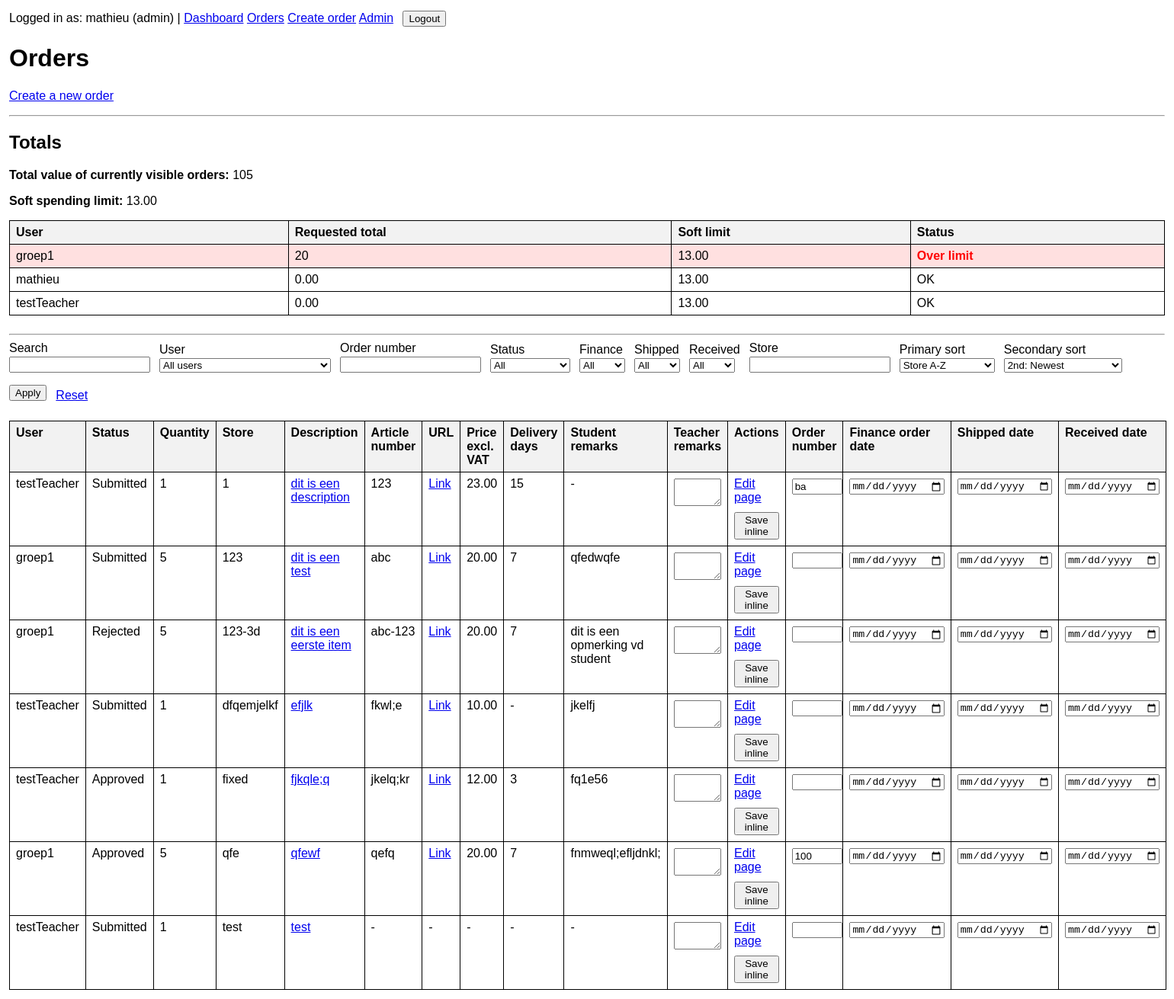
The app's page /orders/ (signed in), older data.
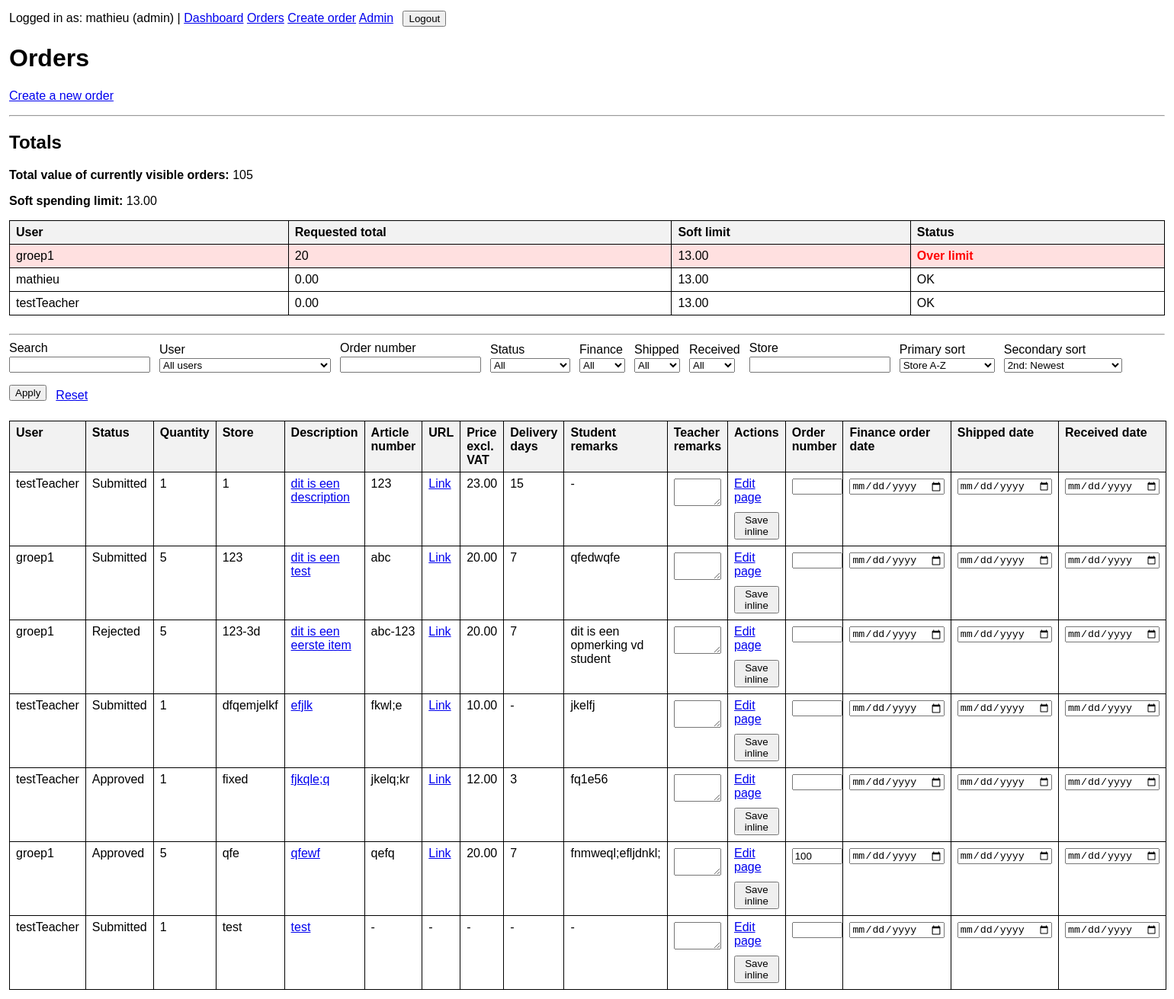
The same page, newer data.
### orders/models.py (models this page shows, shortened)
class Order(models.Model):
    ORDER_TYPE_STUDENT = "student_order"
    ORDER_TYPE_TEACHER = "teacher_order"
    ORDER_TYPE_CHOICES = [
        (ORDER_TYPE_STUDENT, "Student order"),
        (ORDER_TYPE_TEACHER, "Teacher order"),
    ]
    STATUS_DRAFT = "draft"
    STATUS_SUBMITTED = "submitted"
    STATUS_APPROVED = "approved"
    STATUS_REJECTED = "rejected"
    STATUS_REWORK = "rework"
    STATUS_CHOICES = [
        (STATUS_DRAFT, "Draft"),
        (STATUS_SUBMITTED, "Submitted"),
        (STATUS_APPROVED, "Approved"),
        (STATUS_REJECTED, "Rejected"),
        (STATUS_REWORK, "Needs rework"),
    ]
    user = models.ForeignKey(
        settings.AUTH_USER_MODEL,
        on_delete=models.CASCADE,
        related_name="orders",
    )
    order_type = models.CharField(max_length=20, choices=ORDER_TYPE_CHOICES)
    store = models.CharField(max_length=255)
    article_number = models.CharField(max_length=100, blank=True)
    ordernumber = models.CharField(
        max_length=100,
        blank=True,
        db_index=True,
        help_text="ERP order number",
    )
    quantity = models.PositiveIntegerField(default=1)
    status = models.CharField(max_length=20, choices=STATUS_CHOICES, default=STATUS_DRAFT)
    decision_reason = models.TextField(blank=True)
    created_at = models.DateTimeField(auto_now_add=True)
    short_description = models.CharField(max_length=255)
    url = models.URLField(blank=True)
    total_price_excl_vat = models.DecimalField(max_digits=10, decimal_places=2, null=True, blank=True)
    delivery_time_days = models.PositiveIntegerField(null=True, blank=True)
    purchase_request_number = models.CharField(max_length=100, blank=True)
    finance_order_date = models.DateField(null=True, blank=True)
    shipped_date = models.DateField(null=True, blank=True)
    received_date = models.DateField(null=True, blank=True)
    student_remarks = models.TextField(blank=True)
    teacher_remarks = models.TextField(blank=True)
    decided_by = models.ForeignKey(
        settings.AUTH_USER_MODEL,
        on_delete=models.SET_NULL,
        null=True,
        blank=True,
        related_name="decided_orders",
    )
    decided_at = models.DateTimeField(null=True, blank=True)
    class Meta:
        ordering = ["-created_at"]

### accounts/models.py (models this page shows, shortened)
class User(AbstractUser):
    ROLE_ADMIN = "admin"
    ROLE_TEACHER = "teacher"
    ROLE_STUDENT = "student"
    ROLE_CHOICES = [
        (ROLE_ADMIN, "Admin"),
        (ROLE_TEACHER, "Teacher"),
        (ROLE_STUDENT, "Student"),
    ]
    email = models.EmailField(unique=True)
    name = models.CharField(max_length=255)
    role = models.CharField(max_length=20, choices=ROLE_CHOICES, default=ROLE_STUDENT)
    USERNAME_FIELD = "email"
    REQUIRED_FIELDS = ["username", "name"]

### orders/views.py (the view, shortened to what this page needs)
# urls.py: path("orders/", order_list, name="order_list"),
@login_required
def order_list(request):
    orders = get_visible_orders_for_user(request.user)
    search = request.GET.get("search", "").strip()
    status_filter = request.GET.get("status", "").strip()
    store_filter = request.GET.get("store", "").strip()
    ordernumber_filter = request.GET.get("ordernumber", "").strip()
    user_filter = request.GET.get("user_id", "").strip()
    finance_order_date_filter = request.GET.get("finance_order_date_filter", "").strip()
    shipped_date_filter = request.GET.get("shipped_date_filter", "").strip()
    received_date_filter = request.GET.get("received_date_filter", "").strip()
    primary_sort = request.GET.get("primary_sort", "store").strip()
    secondary_sort = request.GET.get("secondary_sort", "-created_at").strip()
    if status_filter:
        orders = orders.filter(status=status_filter)
    if store_filter:
        orders = orders.filter(store__icontains=store_filter)
    if ordernumber_filter:
        orders = orders.filter(ordernumber=ordernumber_filter)
    if user_filter:
        orders = orders.filter(user_id=user_filter)
    if finance_order_date_filter == "empty":
        orders = orders.filter(finance_order_date__isnull=True)
    elif finance_order_date_filter == "filled":
        orders = orders.filter(finance_order_date__isnull=False)
    if shipped_date_filter == "empty":
        orders = orders.filter(shipped_date__isnull=True)
    elif shipped_date_filter == "filled":
        orders = orders.filter(shipped_date__isnull=False)
    if received_date_filter == "empty":
        orders = orders.filter(received_date__isnull=True)
    elif received_date_filter == "filled":
        orders = orders.filter(received_date__isnull=False)
    allowed_sort_fields = {
        "created_at": "created_at",
        "-created_at": "-created_at",
        "status": "status",
        "-status": "-status",
        "store": "store",
        "-store": "-store",
        "ordernumber": "ordernumber",
        "-ordernumber": "-ordernumber",
        "quantity": "quantity",
        "-quantity": "-quantity",
        "total_price_excl_vat": "total_price_excl_vat",
        "-total_price_excl_vat": "-total_price_excl_vat",
        "finance_order_date": "finance_order_date",
        "-finance_order_date": "-finance_order_date",
        "shipped_date": "shipped_date",
        "-shipped_date": "-shipped_date",
        "received_date": "received_date",
        "-received_date": "-received_date",
        "user__name": "user__name",
        "-user__name": "-user__name",
    }
    primary_sort_value = allowed_sort_fields.get(primary_sort, "store")
    secondary_sort_value = allowed_sort_fields.get(secondary_sort, "-created_at")
    if primary_sort_value == secondary_sort_value:
        orders = orders.order_by(primary_sort_value)
    else:
        orders = orders.order_by(primary_sort_value, secondary_sort_value)
    settings_obj = AppSettings.get_solo()
    filterable_users = get_filterable_users_for_user(request.user)
    visible_total = orders.aggregate(total=Sum("total_price_excl_vat"))["total"] or Decimal("0.00")
    totals_by_user_id = {
        row["user_id"]: (row["total"] or Decimal("0.00"))
        for row in orders.values("user_id").annotate(total=Sum("total_price_excl_vat"))
    }
    spending_rows = []
    for visible_user in filterable_users:
        requested_total = totals_by_user_id.get(visible_user.id, Decimal("0.00"))
        is_over_limit = (
            settings_obj.soft_spending_limit is not None
            and requested_total > settings_obj.soft_spending_limit
        )
        spending_rows.append(
            {
                "user": visible_user,
                "requested_total": requested_total,
                "is_over_limit": is_over_limit,
            }
        )
    orders = list(orders)
    for order in orders:
        order.can_edit = user_can_edit_order(request.user, order)
        order.can_decide = user_can_decide_order(request.user, order)
        order.can_inline_admin_edit = request.user.role == User.ROLE_ADMIN
    context = {
        "orders": orders,
        "search": search,
        "status_filter": status_filter,
        "store_filter": store_filter,
        "ordernumber_filter": ordernumber_filter,
        "user_filter": user_filter,
        "finance_order_date_filter": finance_order_date_filter,
        "shipped_date_filter": shipped_date_filter,
        "received_date_filter": received_date_filter,
        "primary_sort": primary_sort,
        "secondary_sort": secondary_sort,
        "status_choices": Order.STATUS_CHOICES,
        "user_choices": filterable_users,
        "visible_total": visible_total,
        "soft_spending_limit": settings_obj.soft_spending_limit,
        "spending_rows": spending_rows,
    }
    return render(request, "orders/order_list.html", context)

### orders/models.py (called while the page is built)
    @classmethod
    def get_solo(cls):
        obj, _ = cls.objects.get_or_create(pk=1)
        return obj

### orders/views.py (called while the page is built, shortened)
def get_filterable_users_for_user(user):
    if user.role == User.ROLE_ADMIN:
        return User.objects.all().order_by("name")

def get_visible_orders_for_user(user):
    base_qs = Order.objects.select_related("user", "decided_by")
    if user.role == User.ROLE_ADMIN:
        return base_qs.all()

def user_can_edit_order(user, order):
    if user.role == User.ROLE_ADMIN:
        return True
    if order.user_id != user.id:
        return False
    if order.status in [Order.STATUS_APPROVED, Order.STATUS_REJECTED]:
        return False
    return True

def user_can_decide_order(user, order):
    if user.role == User.ROLE_ADMIN:
        return True

### templates/orders/order_list.html (shortened to what the changed rows need)
{% extends "base.html" %}
{% block content %}
<h1>Orders</h1>
<h2>Totals</h2>
<table border="1" cellpadding="6" cellspacing="0" style="margin-bottom: 1.5rem; width: 100%; border-collapse: collapse;">
    <thead>
        <tr>
            <th>User</th>
            <th>Requested total</th>
            <th>Soft limit</th>
            <th>Status</th>
        </tr>
    </thead>
</table>
<table border="1" cellpadding="6" cellspacing="0" style="width: 100%; border-collapse: collapse;">
    <thead>
        <tr>
            <th>User</th>
            <th>Status</th>
            <th>Quantity</th>
            <th>Store</th>
            <th>Description</th>
            <th>Article number</th>
            <th>URL</th>
            <th>Price excl. VAT</th>
            <th>Delivery days</th>
            <th>Student remarks</th>
            <th>Teacher remarks</th>
            <th>Actions</th>
            <th>Order number</th>
            <th>Finance order date</th>
            <th>Shipped date</th>
            <th>Received date</th>
        </tr>
    </thead>
    <tbody>
        {% for order in orders %}
            <tr>
                <td>{{ order.user.name }}</td>
                <td>{{ order.get_status_display }}</td>
                <td>{{ order.quantity }}</td>
                <td>{{ order.store }}</td>
                <td>
                    <a href="{% url 'orders:order_detail' order.id %}">{{ order.short_description }}</a>
                </td>
                <td>{{ order.article_number|default:"-" }}</td>
                <td>
                    {% if order.url %}
                        <a href="{{ order.url }}" target="_blank" rel="noopener noreferrer">Link</a>
                    {% else %}
                        -
                    {% endif %}
                </td>
                <td>{{ order.total_price_excl_vat|default:"-" }}</td>
                <td>{{ order.delivery_time_days|default:"-" }}</td>
                <td>{{ order.student_remarks|default:"-" }}</td>
                {% if order.can_inline_admin_edit %}
                    <form method="post">
                        <td>
                            <textarea name="teacher_remarks" rows="2" style="width: 100%;">{{ order.teacher_remarks }}</textarea>
                        </td>
                        <td>
                            {% if order.can_decide %}
                                <div style="margin-bottom: 0.5rem;">
                                    <a href="{% url 'orders:order_edit' order.id %}">Edit page</a>
                                </div>
                            {% endif %}
                            <button type="submit">Save inline</button>
                        </td>
                        <td>
                            <input type="text" name="ordernumber" value="{{ order.ordernumber }}" style="width: 100%;">
                        </td>
                        <td>
                            <input type="date" name="finance_order_date" value="{% if order.finance_order_date %}{{ order.finance_order_date|date:'Y-m-d' }}{% endif %}">
                        </td>
                        <td>
                            <input type="date" name="shipped_date" value="{% if order.shipped_date %}{{ order.shipped_date|date:'Y-m-d' }}{% endif %}">
                        </td>
                        <td>
                            <input type="date" name="received_date" value="{% if order.received_date %}{{ order.received_date|date:'Y-m-d' }}{% endif %}">
                        </td>
                    </form>
                {% endif %}
            </tr>
        {% empty %}
            <tr>
                <td colspan="16">No orders found.</td>
            </tr>
        {% endfor %}
    </tbody>
</table>
{% endblock %}

Row changes from the older to the newer data that the page shows:
changed Order "dit is een description": ordernumber "ba" → (not shown)
